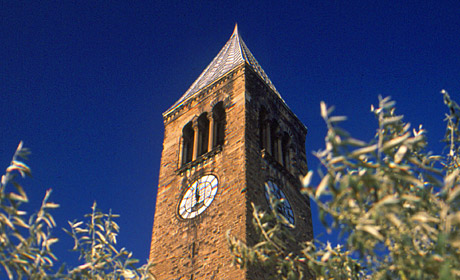
#> input picture McGrawTower.jpg, 460 x 280 px
$ python -i imageRecognizer.py   (imports and definitions only)   (Python 2 division)
#> lines starting #> are read from the running program, lines starting #| are printed output that depends on the picture; after the words box and inside, x2 and y2 are one past the last pixel; in counts of white or black regions, pixels touching at a corner belong together
#> further down, picture is the input picture: shape (280, 460, 3); mean B, G, R 97.9, 70.1, 64.6
'''
ImageRecognizer

This utility is used for recognizing objects in images by histogram

It works best when the background is clean and unicolored, the object is in
a well-lit environment without external lighting.

'''
import cv2
import argparse
import numpy as np
import sys
import os
import re

dataDir="./trained/"

kernel=np.ones((20,20),np.uint8)

# [1 line not run here, left out]

counter=0

def getMask(img):
    gray=cv2.cvtColor(img,cv2.COLOR_BGR2GRAY)
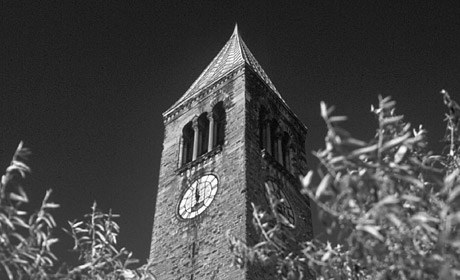
#> gray: shape (280, 460); min 1, max 255, mean 71.7
    blurred=cv2.GaussianBlur(gray,(3,3),0)
    #cv2.imwrite("/home/root/itl_imgRec_test0.png",blurred)
    edged = cv2.Canny(blurred, 70, 200)
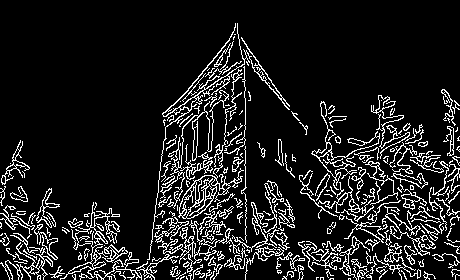
#> edged: shape (280, 460); 11.7% white in thin lines or dots
    #cv2.imwrite("/home/root/itl_imgRec_test1.png",edged)
    morphed=cv2.morphologyEx(edged, cv2.MORPH_CLOSE, kernel)
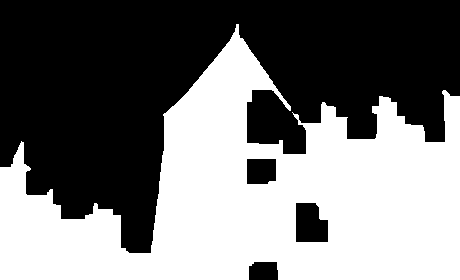
#> morphed: shape (280, 460); 47% white; 1 white region
    (cnts, _) = cv2.findContours(morphed, cv2.RETR_EXTERNAL, cv2.CHAIN_APPROX_SIMPLE)
#> cnts = 1 contour; box (x1, y1, x2, y2) and area: (0, 24, 460, 280) 61288
    height,width,depth=img.shape
#> height = 280; width = 460; depth = 3
    mask=np.zeros((height,width,1),np.uint8)
    cv2.drawContours(mask,cnts,-1,(255,255,255),-1)
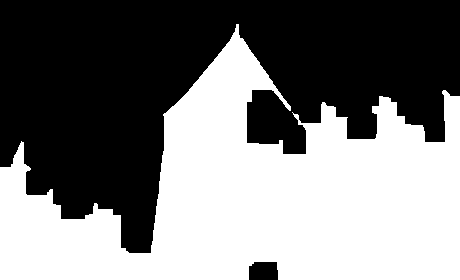
#> mask: shape (280, 460, 1); 48.4% white; 1 white region, box (x1, y1, x2, y2) and area: (0, 24, 460, 280) 62285
    return mask

def getHist_H(img):
    msk=getMask(img)
    img_hsv=cv2.cvtColor(img,cv2.COLOR_BGR2HSV)
#> img_hsv: shape (280, 460, 3); mean H, S, V 83.2, 161.6, 118.7
    hist=cv2.calcHist([img_hsv],[0],msk,[50],[0,180])
#> hist = 50 values, max 7354 at index 3, min 78 at index 42, mean 1245.7
    cv2.normalize(hist,hist,0,1,cv2.NORM_MINMAX,-1)
    return hist

def getCapture(capture):
    capture.open(0)
    #capture.set(3,512)
    #capture.set(4,384)
    status, img=capture.read()
    capture.release()
    return img

def fromCapture(func):
    def inner(*args,**kwargs):
        global counter
        img=getCapture(capture)
        cv2.imwrite("./test/vcT%d.jpg"%counter,img)
        counter=counter+1
        return func(img=img,*args,**kwargs)
    return inner

@fromCapture
def init(*args,**kwargs):
    pass

@fromCapture
def train(num,img):
    fname=dataDir+"/rec%d.npy"%num
    hst=getHist_H(img)
    np.save(fname,hst)

@fromCapture
def recognize(img):
    hst=getHist_H(img)
    results=[]
    for root,dirs,filenames in os.walk(dataDir):
      for one in filenames:
        hst_o=np.load(os.path.join(root,one))
        res=cv2.compareHist(hst_o,hst,0)
        #print (one,res)
        results.append((one,res))
    results=sorted(results,key=lambda a:a[1])
    result=results[-1]
    if result[1]<0.6:
        return -1
    else:
        return int(re.findall(r"\d+",result[0])[0])

# [18 lines not run here, left out]


>>> import cv2
>>> picture = cv2.imread('../../McGrawTower.jpg')
>>> result = getHist_H(picture)
#> result = 50 values, max 1 at index 3, min 2.91e-10 at index 42, mean 0.16

$ run again, on clock_tower.jpg
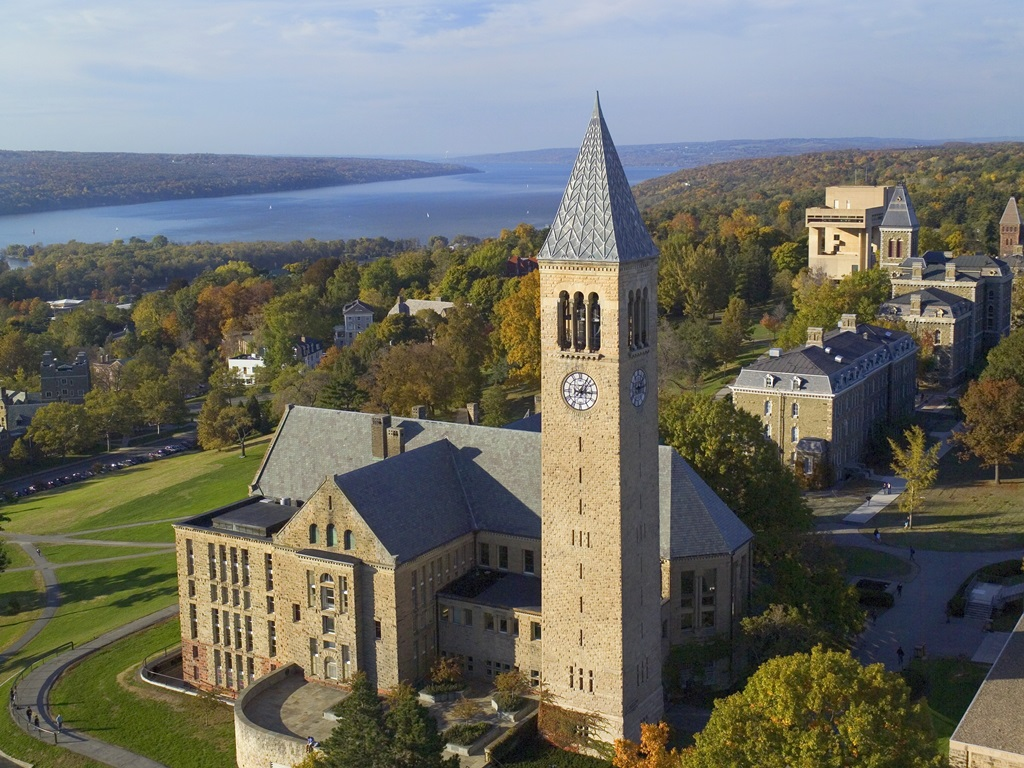
#> input picture clock_tower.jpg, 1024 x 768 px
#> picture is the input picture: shape (768, 1024, 3); mean B, G, R 104.2, 111.9, 111
#> in getMask, `edged = cv2.Canny(blurred, 70, 200)`:
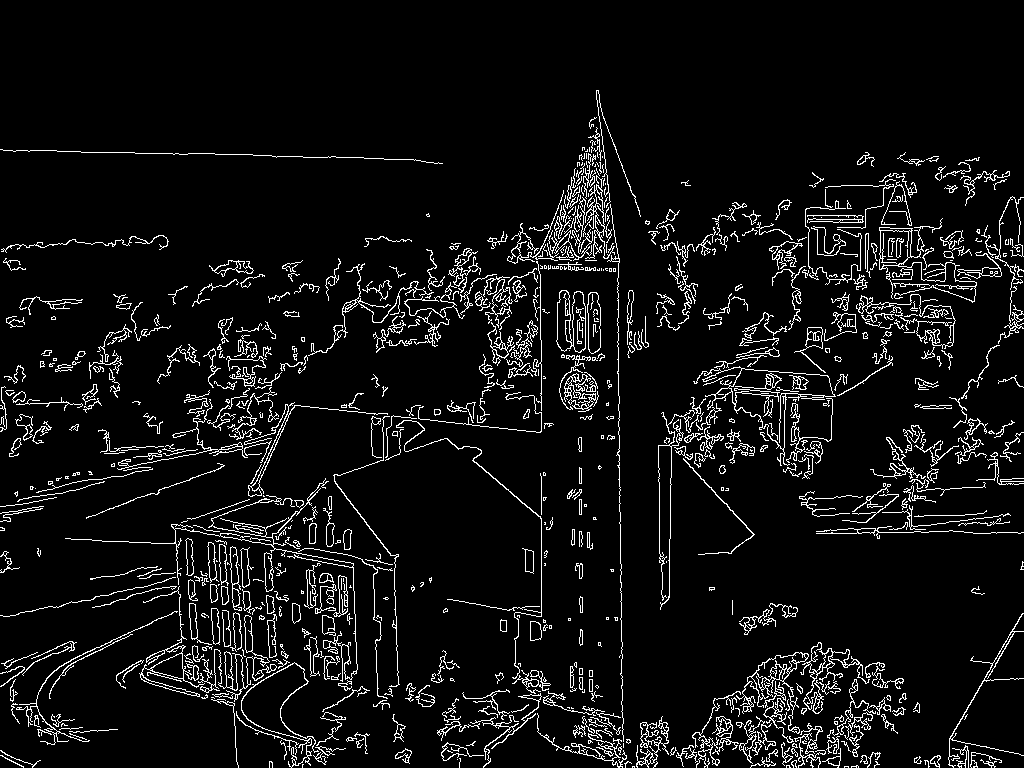
#> edged: shape (768, 1024); 6.6% white in thin lines or dots, all inside (x1, y1, x2, y2) = (0, 90, 1024, 768)
#> morphed: shape (768, 1024); 31.7% white; 17 white regions (3 under 20 px)
#> cnts = 17 contours, 7 with area under 20; largest, box (x1, y1, x2, y2) and area: (0, 91, 1024, 768) 347397, (0, 295, 172, 458) 9706, (915, 614, 1024, 768) 2304, (169, 261, 266, 308) 1808, (0, 236, 170, 272) 1069
#> in getMask, `cv2.drawContours(mask,cnts,-1,(255,255,255),-1)`:
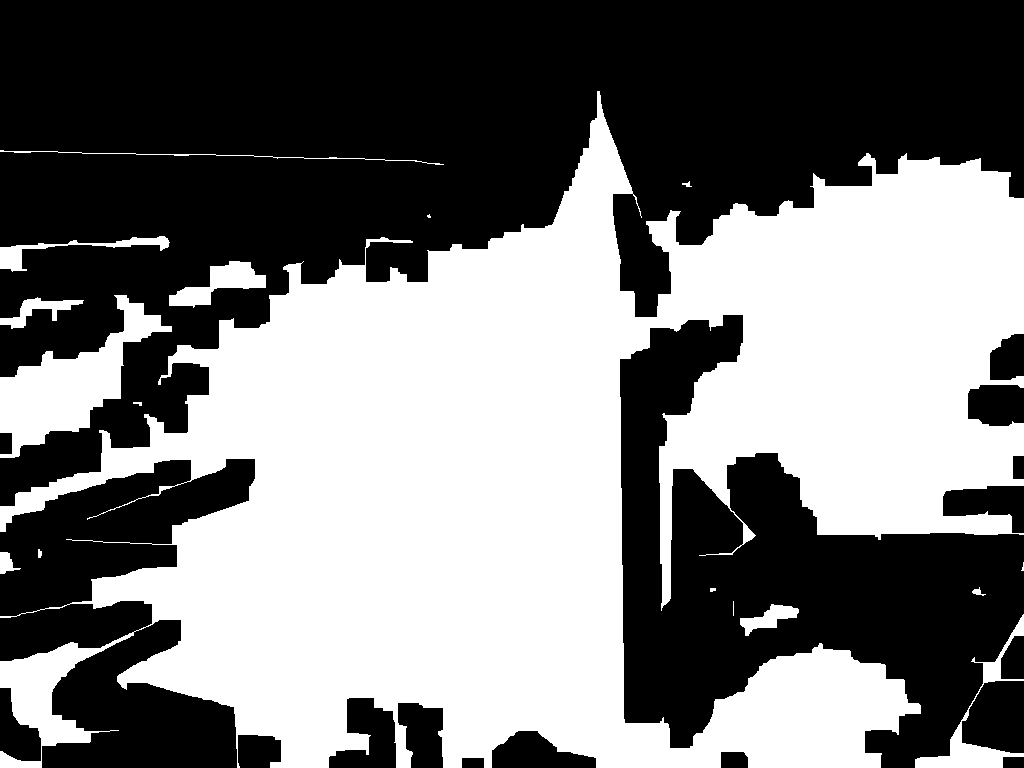
#> mask: shape (768, 1024, 1); 47.1% white; 17 white regions (3 under 20 px), largest, box (x1, y1, x2, y2) and area: (0, 91, 1024, 768) 351867, (0, 295, 172, 458) 10043, (915, 614, 1024, 768) 2607
#> img_hsv: shape (768, 1024, 3); mean H, S, V 64.6, 80.1, 126.4
#> hist = 50 values, max 96579 at index 5, min 41 at index 42, mean 7407.9
#> result = 50 values, max 1 at index 5, min -5.46e-12 at index 42, mean 0.0763

$ run again, on duffield.jpg
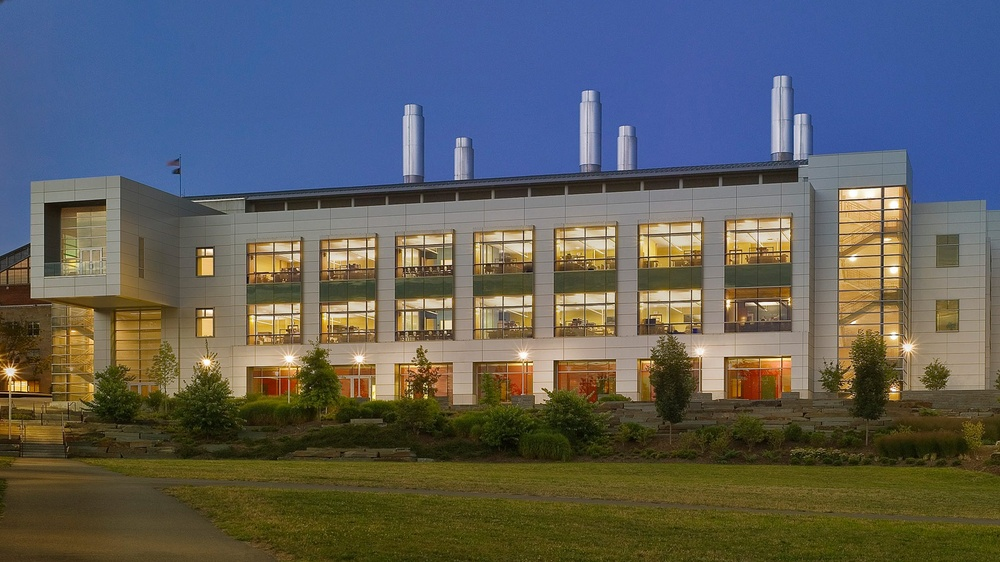
#> input picture duffield.jpg, 1000 x 562 px, shrunk from 1600 x 900 before the run
#> picture is the input picture: shape (562, 1000, 3); mean B, G, R 92.2, 94.2, 92.7
#> in getMask, `edged = cv2.Canny(blurred, 70, 200)`:
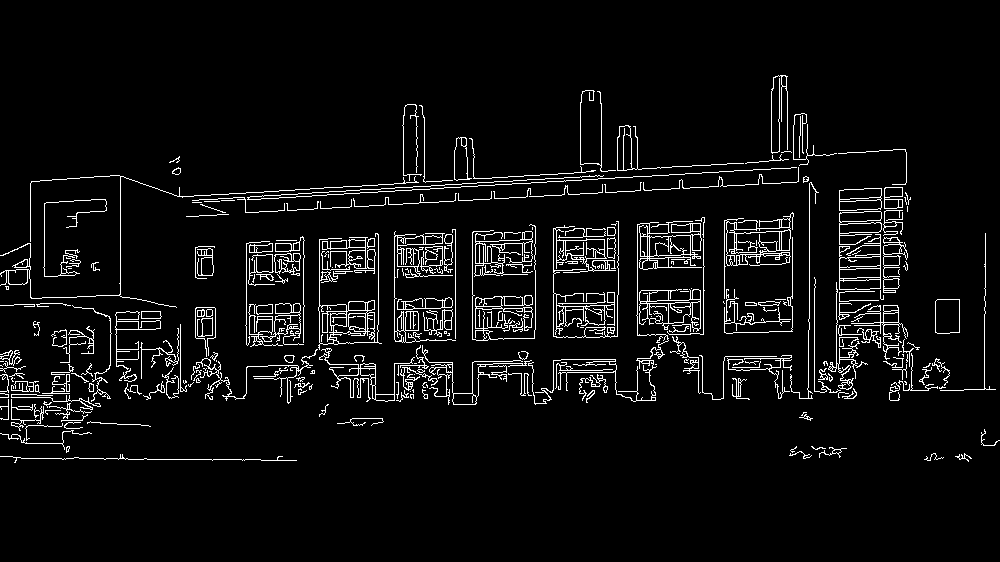
#> edged: shape (562, 1000); 5.3% white in thin lines or dots, all inside (x1, y1, x2, y2) = (0, 75, 1000, 463)
#> morphed: shape (562, 1000); 24.9% white; 6 white regions
#> cnts = 5 contours; box (x1, y1, x2, y2) and area: (0, 76, 1000, 464) 206468, (936, 300, 961, 335) 804, (790, 447, 848, 460) 482, (925, 454, 973, 463) 163, (982, 430, 1000, 447) 120
#> in getMask, `cv2.drawContours(mask,cnts,-1,(255,255,255),-1)`:
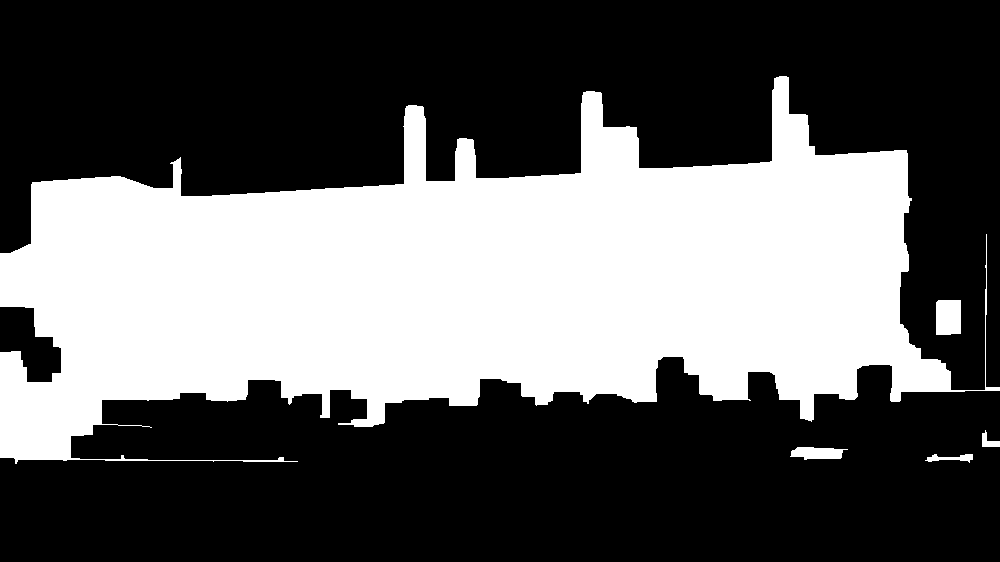
#> mask: shape (562, 1000, 1); 37.5% white; 5 white regions, box (x1, y1, x2, y2) and area: (0, 76, 1000, 464) 208838, (936, 300, 961, 335) 862, (790, 447, 848, 460) 546, (925, 454, 973, 463) 217, (982, 430, 1000, 447) 152
#> img_hsv: shape (562, 1000, 3); mean H, S, V 53.8, 134.9, 123.2
#> hist = 50 values, max 66886 at index 5, min 0 at index 21, mean 4212.3
#> result = 50 values, max 1 at index 5, min 0 at index 21, mean 0.063

$ run again, on small_duffield.jpg
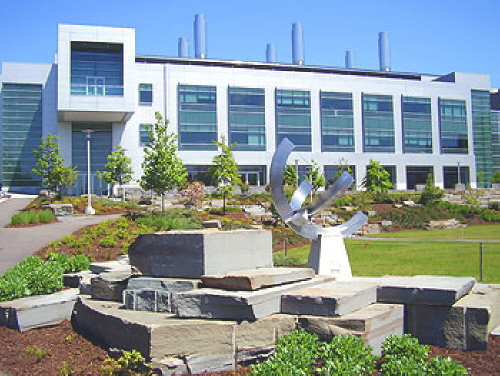
#> input picture small_duffield.jpg, 500 x 376 px
#> picture is the input picture: shape (376, 500, 3); mean B, G, R 153.1, 150.4, 135.5
#> in getMask, `edged = cv2.Canny(blurred, 70, 200)`:
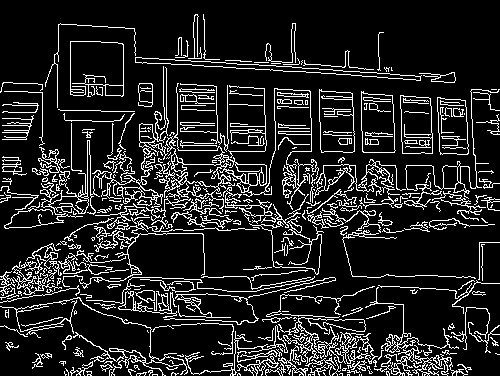
#> edged: shape (376, 500); 13.9% white in thin lines or dots
#> morphed: shape (376, 500); 68.6% white; 23 black regions
#> cnts = 1 contour; box (x1, y1, x2, y2) and area: (0, 15, 500, 376) 151786
#> in getMask, `cv2.drawContours(mask,cnts,-1,(255,255,255),-1)`:
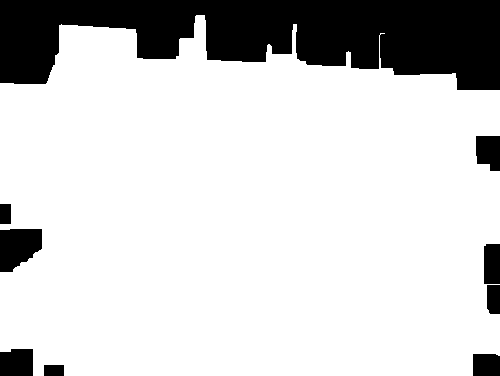
#> mask: shape (376, 500, 1); 81.3% white; 9 black regions, largest, box (x1, y1, x2, y2) and area: (0, 0, 500, 90) 30091, (0, 229, 42, 272) 1427, (0, 349, 33, 376) 858
#> img_hsv: shape (376, 500, 3); mean H, S, V 75.2, 79.4, 172.2
#> hist = 50 values, max 13151 at index 30, min 129 at index 42, mean 3057.2
#> result = 50 values, max 1 at index 30, min -1.46e-11 at index 42, mean 0.225
